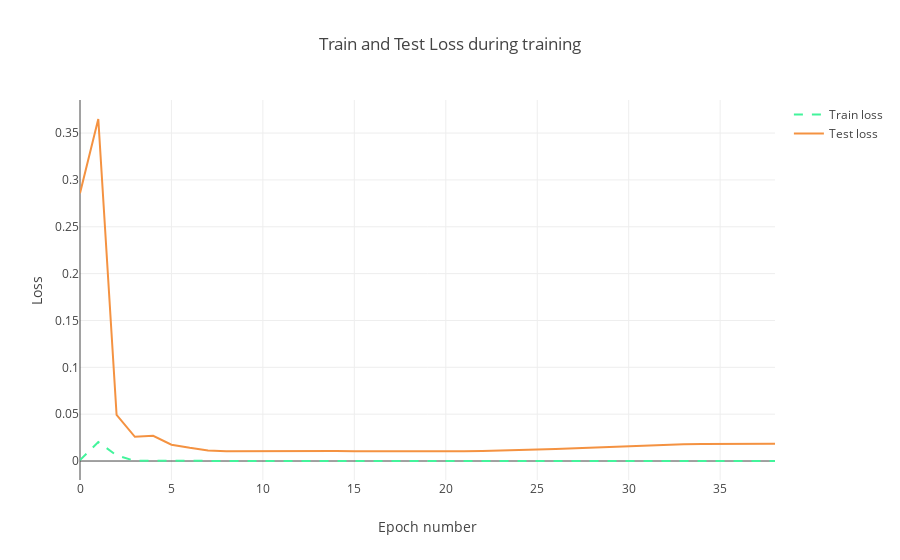

This figure's notebook cell:
### Code cell
trace1 = go.Scatter(
    x = np.arange(0, len(history.history['loss']), 1),
    y = history.history['loss'],
    mode = 'lines',
    name = 'Train loss',
    line = dict(color=('rgb(66, 244, 155)'), width=2, dash='dash')
)
trace2 = go.Scatter(
    x = np.arange(0, len(history.history['val_loss']), 1),
    y = history.history['val_loss'],
    mode = 'lines',
    name = 'Test loss',
    line = dict(color=('rgb(244, 146, 65)'), width=2)
)

data = [trace1, trace2]
layout = dict(title = 'Train and Test Loss during training', 
              xaxis = dict(title = 'Epoch number'), yaxis = dict(title = 'Loss'))
fig = dict(data=data, layout=layout)
py.iplot(fig, filename='training_process')

### Figure 1 — Plotly figure (JSON) as saved in the notebook; plotly's stock layout.template omitted (floating-point values rounded to 4 significant figures)
{"data": [{"line": {"color": "rgb(66, 244, 155)", "dash": "dash", "width": 2}, "mode": "lines", "name": "Train loss", "type": "scatter", "x": [0, 1, 2, 3, 4, 5, 6, 7, 8, 9, 10, 11, 12, 13, 14, 15, 16, 17, 18, 19, 20, 21, 22, 23, 24, 25, 26, 27, 28, 29, 30, 31, 32, 33, 34, 35, 36, 37, 38], "y": [0.0009732, 0.02018, 0.006088, 0.000133, 0.0002985, 8.536e-05, 0.0001824, 0.0001067, 0.0001161, 9.751e-05, 8.051e-05, 6.413e-05, 5.145e-05, 4.338e-05, 3.911e-05, 3.751e-05, 3.726e-05, 3.733e-05, 3.739e-05, 3.739e-05, 3.737e-05, 3.734e-05, 3.734e-05, 3.737e-05, 3.742e-05, 3.749e-05, 3.762e-05, 3.786e-05, 3.831e-05, 3.88e-05, 3.937e-05, 4.006e-05, 4.138e-05, 4.306e-05, 4.547e-05, 4.762e-05, 5.051e-05, 5.347e-05, 5.573e-05]}, {"line": {"color": "rgb(244, 146, 65)", "width": 2}, "mode": "lines", "name": "Test loss", "type": "scatter", "x": [0, 1, 2, 3, 4, 5, 6, 7, 8, 9, 10, 11, 12, 13, 14, 15, 16, 17, 18, 19, 20, 21, 22, 23, 24, 25, 26, 27, 28, 29, 30, 31, 32, 33, 34, 35, 36, 37, 38], "y": [0.2857, 0.365, 0.04934, 0.0259, 0.0269, 0.01739, 0.01409, 0.01137, 0.01048, 0.01053, 0.0109, 0.01119, 0.01122, 0.011, 0.01071, 0.01051, 0.01041, 0.01036, 0.01035, 0.01037, 0.01044, 0.01057, 0.0108, 0.01113, 0.01159, 0.0122, 0.01294, 0.01372, 0.01446, 0.0152, 0.01606, 0.01694, 0.01761, 0.01799, 0.01819, 0.01836, 0.01836, 0.01833, 0.01837]}], "layout": {"title": "Train and Test Loss during training", "xaxis": {"title": "Epoch number"}, "yaxis": {"title": "Loss"}}}
